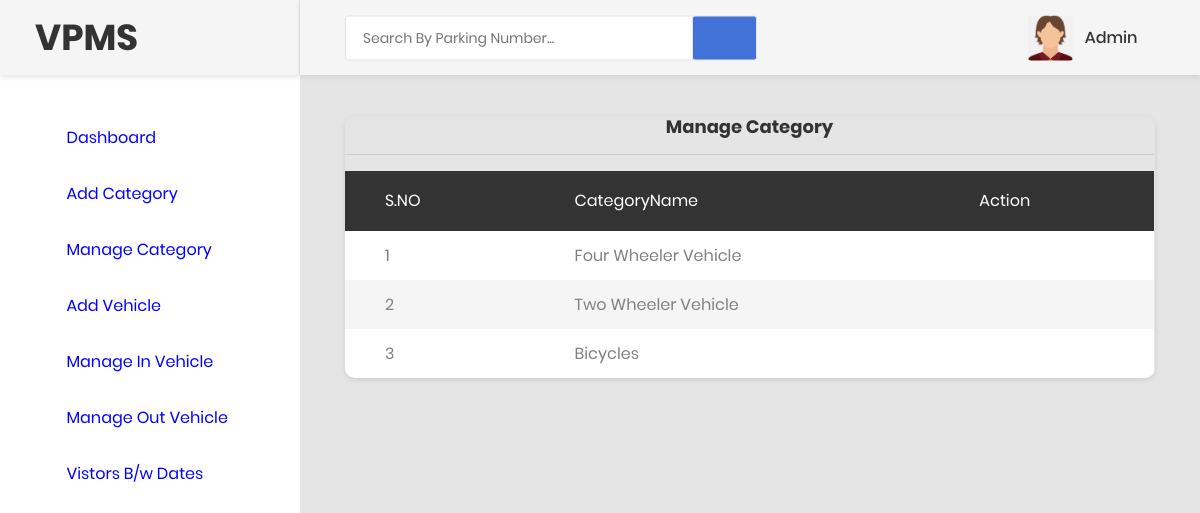
The app's page /manage_category (signed in) with its own data.
### vehicle/models.py (models this page shows, shortened)
class Category(models.Model):
    categoryname = models.CharField(max_length=50)

### vehicle/views.py (the view)
# urls.py: path('manage_category',manage_category,name='manage_category'),
def manage_category(request):
    if not request.user.is_authenticated:
        return redirect('index')
    category = Category.objects.all()
    d = {'category':category}
    return render(request, 'manage_category.html', d)

### vehicle/templates/manage_category.html (shortened to what this page needs)
{% load static %}
{% block body %}
<html lang="en">
<head>
    <link href="{% static 'css/font-face.css' %}" rel="stylesheet" media="all">
    <link href="{% static 'vendor/font-awesome-5/css/fontawesome-all.min.css' %}" rel="stylesheet" media="all">
    <link href="{% static 'vendor/font-awesome-4.7/css/font-awesome.min.css' %}" rel="stylesheet" media="all">
    <link href="{% static 'vendor/mdi-font/css/material-design-iconic-font.min.css' %}" rel="stylesheet" media="all">
    <link href="{% static 'vendor/bootstrap-4.1/bootstrap.min.css' %}" rel="stylesheet" media="all">
    <link href="{% static 'vendor/animsition/animsition.min.css' %}" rel="stylesheet" media="all">
    <link href="{% static 'vendor/bootstrap-progressbar/bootstrap-progressbar-3.3.4.min.css' %}" rel="stylesheet" media="all">
    <link href="{% static 'vendor/wow/animate.css' %}" rel="stylesheet" media="all">
    <link href="{% static 'vendor/css-hamburgers/hamburgers.min.css' %}" rel="stylesheet" media="all">
    <link href="{% static 'vendor/slick/slick.css' %}" rel="stylesheet" media="all">
    <link href="{% static 'vendor/select2/select2.min.css' %}" rel="stylesheet" media="all">
    <link href="{% static 'vendor/perfect-scrollbar/perfect-scrollbar.css' %}" rel="stylesheet" media="all">
    <link href="{% static 'css/theme.css' %}" rel="stylesheet" media="all">
</head>
<body class="animsition">
    <div class="page-wrapper">
      {% include 'sidebar.html' %}
        <div class="page-container">
            {% include 'header.html' %}
            <div class="main-content">
                <div class="section__content section__content--p30">
                    <div class="container-fluid">
                        <div class="row">
                            <div class="col-lg-12">
                                <div class="table-responsive table--no-card m-b-30">
                                    <h4 align="center">Manage Category </h4>
                                    <hr>
                                    <table class="table table-borderless table-striped table-earning">
                                         <thead>
                                        <tr>
                                            <tr>
<th>S.NO</th>
              <th>CategoryName</th>
                   <th>Action</th>
                </tr>
                                        </tr>
                                        </thead>
                                       {% for i in category %}
                <tr>
                  <td>{{forloop.counter}}</td>
                  <td>{{i.categoryname}}</td>
                  <td><a href="{% url 'delete_category' i.id %}" title="Delete Category"><i class="fa fa-trash fa-1x"></i></a></td>
                </tr>
 {% endfor %}
                                    </table>
                                </div>
                            </div>
                        </div>
          </div>
                </div>
            </div>
        </div>
    </div>
</body>
</html>
{% endblock %}

### vehicle/templates/header.html (shortened to what this page needs)
{% load static %}
<header class="header-desktop">
                <div class="section__content section__content--p30">
                    <div class="container-fluid">
                        <div class="header-wrap">
                            <form class="form-header" name="search" action="{% url 'search'%}">
                                <input class="au-input au-input--xl" type="text" name="searchdata" id="searchdata" placeholder="Search By Parking Number..." />
                                <button class="au-btn--submit" type="submit" name="search" value="Submit">
                                    <i class="zmdi zmdi-search"></i>
                                </button>
                            </form>
                            <div class="header-button">
                                <div class="account-wrap">
                                    <div class="account-item clearfix js-item-menu">
                                        <div class="image">
                                            <img src="{% static 'images/icon/avatarboy729.png' %}" alt="Admin" />
                                        </div>
                                        <div class="content">
                                            <a class="js-acc-btn" href="#">{{request.user.username}}</a>
                                        </div>
                                    </div>
                                </div>
                            </div>
                        </div>
                    </div>
                </div>
            </header>

### records on screen
Category: categoryname "Four Wheeler Vehicle"
Category: categoryname "Two Wheeler Vehicle"
Category: categoryname "Bicycles"

### other values on screen
{{ request.user.username }} "Admin"
